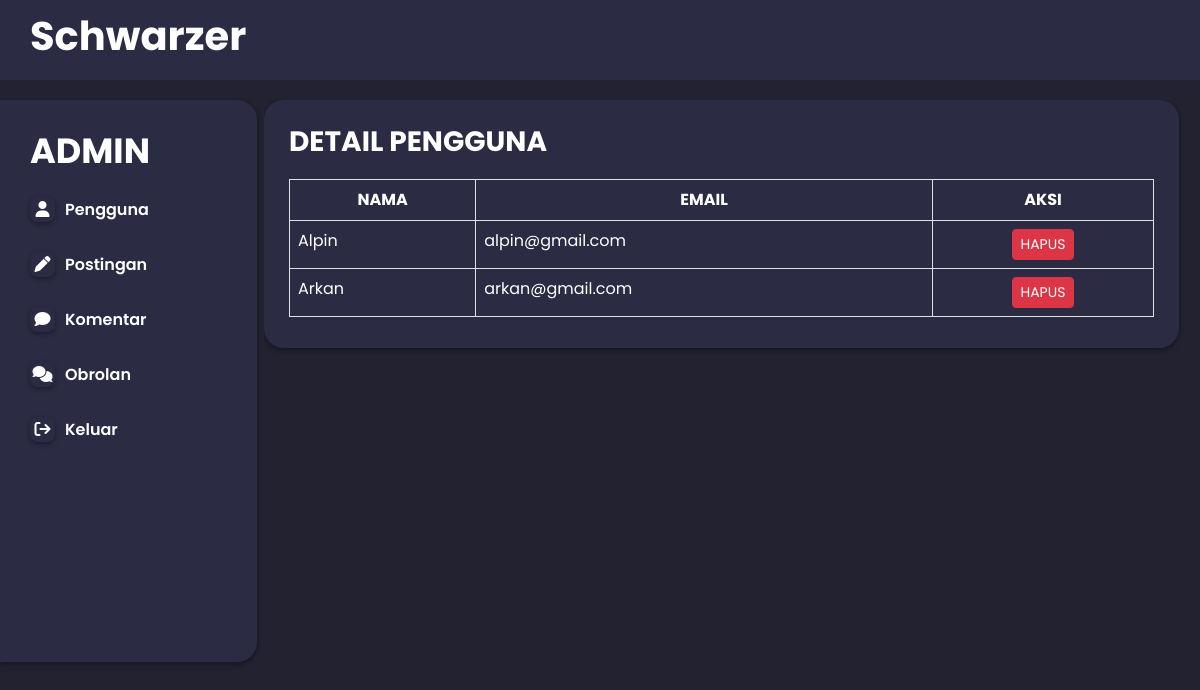
Screenshot of /admin/pengguna.php with the database file from the repository.
### tables this page shows
CREATE TABLE `users` (
  `id` int(11) NOT NULL,
  `nama` varchar(255) NOT NULL,
  `email` varchar(255) NOT NULL,
  `password` varchar(255) NOT NULL,
  `gambar` varchar(255) NOT NULL,
  `unique_id` varchar(255) NOT NULL
);

### admin/pengguna.php (the view, shortened to what this page needs)
<!DOCTYPE html>
<!DOCTYPE html>
<html lang="en">
<head>
  <link rel="stylesheet" href="https://unicons.iconscout.com/release/v4.0.8/css/line.css">
  <link href="https://cdn.jsdelivr.net/npm/bootstrap@5.3.0/dist/css/bootstrap.min.css" rel="stylesheet"
>
  <link rel="stylesheet" href="https://cdnjs.cloudflare.com/ajax/libs/font-awesome/6.1.1/css/all.min.css"
 />
</head>
<body>
<nav style="width: 100%;
background: #2B2C44;
position: fixed;
z-index: 999;
padding:12px;
padding-left:30px;">
    <div style="display: flex;
align-items: center;
justify-content: space-between;" class="container1">
      <h1 style="font-weight:bold;color:white;font-family:Poppins;" class="log ">
        Schwarzer
      </h1>
</div>
</nav>
  <div class="home">
    <div class="container">
      <div class="home-weapper">
        <div style="background-color:#2B2C44;" class="home-left">
          <div class="explore">
            <h4 style="color:white;font-size:35px;" class="mini-headign">Admin</h4>
            <a style="margin-top:10px;margin-bottom:20px;padding-right:78px;" href="pengguna.php"><i class="fa-solid fa-user"></i>Pengguna</a>
            <a style="margin-top:10px;margin-bottom:20px;" href="topik.php"><i class="fa-solid fa-pen"></i></i>Postingan</a>
            <a style="margin-top:10px;margin-bottom:20px;" href="komentar.php"><i class="fa-solid fa-comment"></i></i>Komentar</a>
            <a style="margin-top:10px;margin-bottom:20px;" href="pesan.php"><i class="fa-solid fa-comments"></i></i>Obrolan</a>
            <a style="margin-top:10px;margin-bottom:20px;" href="logout.php"><i class="fa-solid fa-sign-out"></i>Keluar</a>
          </div>
        </div>
        <div class="home-center">
          <div class="home-center-wrapper">
            <div style="background-color:#2B2C44;" class="createPost">
              <h3 style="color:white;padding-top:10px;padding-bottom:10px;padding-left:10px;" class="mini-headign">Detail Pengguna</h3>
              <div style="padding-left:10px;padding-right:10px;" class="card-body">
    <table class="table table-bordered" id="myTable">
        <thead >
            <tr>
                <th style="text-align:center;background:#2B2C44;color:white;" scope="col">NAMA</th>
                <th style="text-align:center;background:#2B2C44;color:white;" scope="col">EMAIL</th>
                <th style="text-align:center;background:#2B2C44;color:white;" scope="col">AKSI</th>
            </tr>
        </thead>
        <tbody>
            <?php
            $koneksi = mysqli_connect("localhost","root","","pkl");
            $query = mysqli_query($koneksi, "SELECT * FROM users");
            while($row = mysqli_fetch_array($query)){
            ?>
        <tr style="background:grey;">
                <td style="background-color:#2B2C44;color:white;"><?php echo $row['nama'] ?></td>
                <td style="background-color:#2B2C44;color:white;"><?php echo $row['email'] ?></td>
                <td style="background-color:#2B2C44;"class="text-center">
                    <a href="hapus-pengguna.php?id=<?php echo $row['id']?>" class="btn btn-sm btn-danger">HAPUS</a>
               </td>
            </tr>
            <?php
            }?>
            </tbody>
        </table>
        </div>
            </div>
</div>
</div>
      </div>
    </div>
</body>
</html>

### admin/pengguna.php (style rules this page uses)
* { margin: 0; padding: 0; box-sizing: border-box; list-style: none; text-decoration: none; font-family: "Poppins", sans-serif; }
:root { --background: #d1deec; --foreground: #f1f3f5; --white: #fff; --black: #000; --gray: #6e6e6e; --shadow: #00000063; --border: #cfcfcf; }
body { background-color: #222230; -webkit-text-size-adjust: 100%; -webkit-tap-highlight-color: #3a78ffec; }
h1, h2, h3, h4, h5, h6, b { color: var(--black); }
.home { display: flex; justify-content: center; }
.container { padding-top: 100px; }
.home-weapper { width: 100%; display: flex; justify-content: space-between; }
.home-left { position: fixed; left:0%; background: var(--white); box-shadow: 0 2px 5px 0 var(--shadow); border-top-right-radius: 20px; border-bottom-right-radius: 20px; overflow: hidden; flex-direction: column; padding: 30px; padding-bottom: 200px; margin-bottom: 500px; }
.mini-headign { font-weight: bold; text-transform: uppercase; color: var(--gray); margin-bottom: 15px; }
.explore { display: flex; flex-direction: column; }
.explore a { text-decoration: none; color: #fff; margin-bottom: 15px; font-weight: 600; }
.explore a i { margin-right: 10px; width: 25px; height: 25px; box-shadow: 0 2px 5px 0 var(--shadow); border-radius: 8px; text-align: center; line-height: 25px; transition: 0.4s; }
.home-center { position: absolute; left: 22%; width: 77.5%; overflow: hidden; padding-right:15px; }
.home-center .createPost { background: var(--white); box-shadow: 0 2px 5px 0 var(--shadow); border-radius: 20px; padding: 15px; margin-bottom: 20px; }
.home-center .mini-headign { color: #1877f2; margin-bottom: 10px; }

### rows the page displays
users: nama "Alpin", email "alpin@gmail.com"
users: nama "Arkan", email "arkan@gmail.com"
